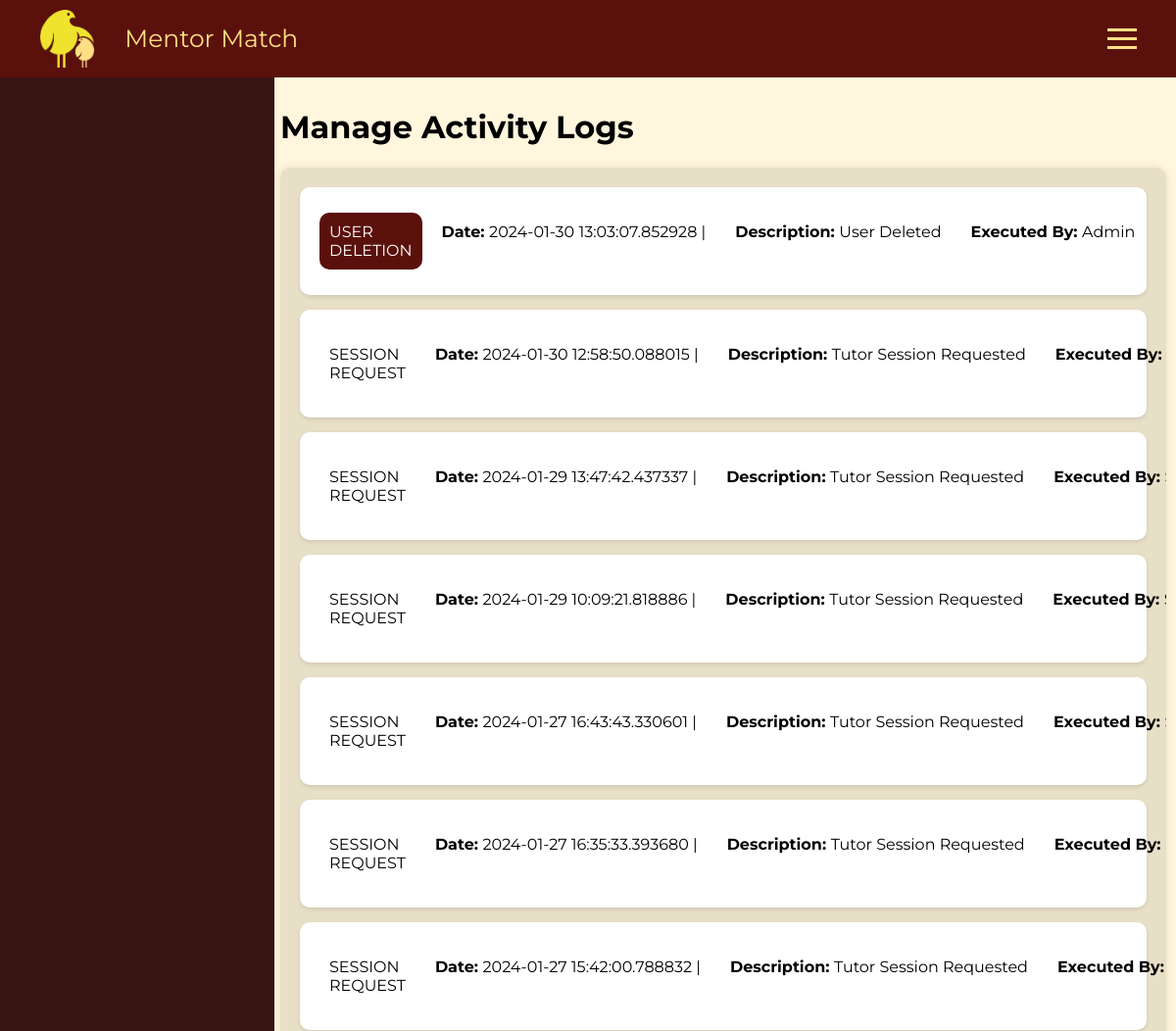
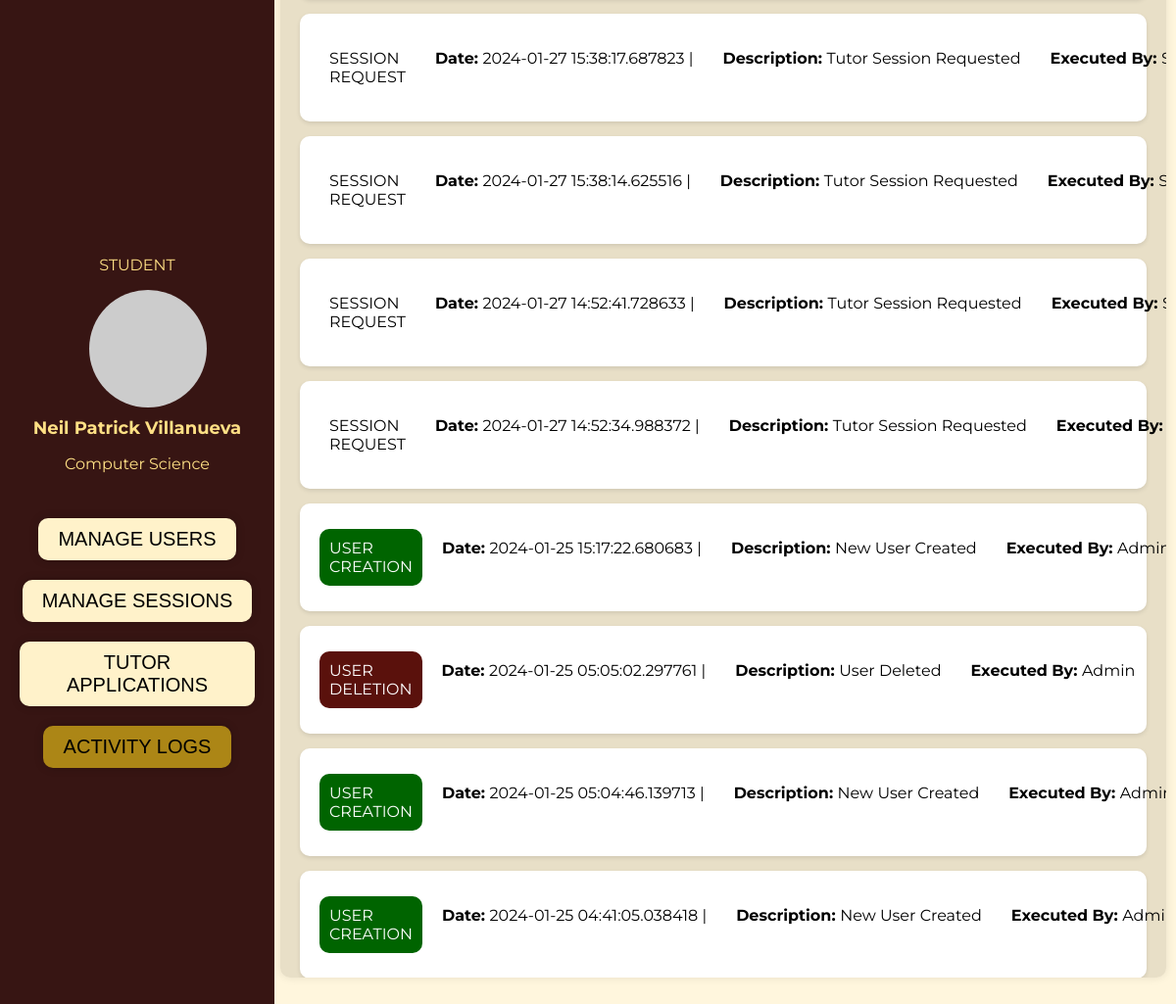
The app's page /admin/manage/logs (signed in) with its own data (2 pictures, top to bottom).
### app/models/users.py (models this page shows, shortened)
class Users(UserMixin, db.Model):
    __tablename__ = "USERS"
    id = db.Column(db.Integer, primary_key=True)
    login_name = db.Column(db.String(50), unique=True, nullable=False)
    first_name = db.Column(db.String(100), unique=False, nullable=False)
    last_name = db.Column(db.String(100), unique=False, nullable=False)
    university_number = db.Column(db.String(20), unique=True, nullable=False)
    university_email = db.Column(db.String(225), unique=True, nullable=False)
    program = db.Column(db.String(100), nullable=True)
    password = db.Column(db.String(200), nullable=False)
    account_status = db.Column(db.Integer)
    tags = db.Column(db.String(200), nullable=True)

### app/models/activity_logs.py (models this page shows)
class ActivityLog(db.Model):
    __tablename__ = "ACTIVITY_LOGS"
    id = db.Column(db.Integer, primary_key=True)
    user_id = db.Column(db.Integer, db.ForeignKey('USERS.id'))  # Use 'users.id' since 'users' is the tablename of Users model
    user = db.relationship('Users', backref='activity_logs')
    timestamp = db.Column(db.DateTime, default=datetime.utcnow)
    activity_type = db.Column(db.String(100))
    description = db.Column(db.String(500))

### app/routes/admin/admin_redirects.py (the view)
@admin_redirects_route.route("/admin/manage/logs", methods=['POST', 'GET'])
@login_required
def manage_activity_logs():
    logs = db.session.query(activity_logs.ActivityLog, users.Users) \
    .join(users.Users, activity_logs.ActivityLog.user_id == users.Users.id) \
    .order_by(activity_logs.ActivityLog.timestamp.desc()) \
    .all()
    return render_template("admin_home.html", activity_logs= logs, show_manage_users=False, show_manage_logs=True, show_session_requests=False, show_tutor_applications=False)

### app/templates/admin_home.html (shortened to what this page needs)
{% extends 'base.html' %}
{% block main %}
<div class="dashboard-container">
    <div class="admin-info">
        <p>{{account_type[current_user.account_status]}}</p>
        <div class="user-circle"></div>
        <div class="user-info">
            <h3>{{current_user.first_name + " " + current_user.last_name}}</h3>
            <p>{{current_user.program}}</p>
        </div>
    </div>
    <button class="dashboard-button" id="manageUsersBtn"
        style="background-color: {% if show_manage_users %} #AC8616 {% endif %};">MANAGE USERS</button>
    <button class="dashboard-button" id="manageSessionsBtn" style="background-color: {% if show_session_requests %} #AC8616 {% endif %};">MANAGE SESSIONS</button>
    <button class="dashboard-button" id="tutorApplicationBtn" style="background-color: {% if show_tutor_applications %} #AC8616 {% endif %};">TUTOR APPLICATIONS</button>
    <button class="dashboard-button" id="activityLogsBtn"
        style="background-color: {% if show_manage_logs %} #AC8616 {% endif %};">ACTIVITY LOGS</button>
</div>
<div class="content">
    <div id="manage-block" style="display: {% if show_manage_logs %}block{% else %}none{% endif %};">
        <h1>Manage Activity Logs</h1>
        <div class="manage-block-container" id="manageUsersContent" style="display: block;">
            {% if activity_logs %}
            {% for log, user in activity_logs %}
            <div class="manage-block-user-box">
                <div class="manage-block-user-info">
                    <p
                        class=" {% if log.activity_type == 'USER CREATION' %} user-creation-label {% elif log.activity_type == 'USER DELETION' %} user-deletion-label {% endif %}">
                        {{ log.activity_type }}</p>
                    <p class="user-name"><strong>Date: </strong> {{ log.timestamp }} |</p>
                    <p class="user-name"><strong>Description: </strong>{{ log.description }}</p>
                    <p class="user-name"><strong>Executed By: </strong>{% if user.account_status == 1 %} Admin {% elif
                        user.account_status == 2 %} Tutor {% else %} Student {% endif %}</p>
                </div>
            </div>
            {% endfor %}
            {% else %}
            <h1>No logs found.</h1>
            {% endif %}
        </div>
    </div>
</div>
{% endblock %}

### app/templates/base.html (shortened to what this page needs)
<!DOCTYPE html>
<html lang="en">
<head>
</head>
<body>
    <div class="navbar">
        <div class="logo">
            <img src="{{ url_for('static',filename='logo.png') }}" alt="Logo" href="{{ url_for('home.home')}}">
            <span>Mentor Match</span>
        </div>
        <div class="nav-button" id="toggleNav">
            <div></div>
            <div></div>
            <div></div>
        </div>
    </div>
    {% block main %}
    {% endblock %}
</body>
</html>

### app/templates/base.html (style rules this page uses)
body { font-family: Montserrat; margin: 0; padding: 0; }
.navbar { top: 0; left: 0; background-color: #5A110C; color: #FFE085; display: flex; font-size: 25px; justify-content: space-between; align-items: center; padding: 10px 20px; }
.logo { display: flex; align-items: center; }
.logo img { width: 15%; height: 15%; margin-right: 10px; }
.nav-button { color: #FFE085; border: none; padding: 10px 20px; cursor: pointer; display: flex; flex-direction: column; }
.nav-button div { width: 30px; height: 3px; background-color: #FFE085; margin: 3px 0; }

### app/templates/admin_home.html (style rules this page uses)
body, html { margin: 0; padding: 0; box-sizing: border-box; background-color: #FFF6DD; }
.dashboard-container { background-color: #371513; height: 100%; position: fixed; width: 20%; display: flex; flex-direction: column; align-items: center; justify-content: center; padding: 20px; top: 1; }
.admin-info { color: #FFE085; display: flex; flex-direction: column; align-items: center; margin-bottom: 20px; margin-top: -50%; }
.user-circle { width: 120px; height: 120px; background-color: #ccc; border-radius: 50%; margin-bottom: 10px; display: flex; justify-content: center; align-items: center; margin-left: 10%; }
.user-info { text-align: center; }
.user-info h3 { margin: 0; font-size: 18px; }
.dashboard-button { font-size: 20px; background-color: #FFF2CA; color: #000000; border: none; padding: 10px 20px; margin: 10px 0; cursor: pointer; text-align: center; min-width: 80%; max-width: 100%; border-radius: 10px; box-shadow: 0 0 10px rgba(0, 0, 0, 0.2); }
.content { margin-left: 23%; padding: 10px; }
.manage-block-container { max-width: 100%; min-height: 60vh; max-height: 60vh; margin: 0 auto; padding: 20px; background-color: #E8DFC7; box-shadow: 0 0 10px rgba(0, 0, 0, 0.1); border-radius: 10px; overflow-y: auto; }
.manage-block-user-box { background-color: #fff; padding: 10px; margin-bottom: 15px; box-shadow: 0 2px 4px rgba(0, 0, 0, 0.1); border-radius: 10px; display: flex; justify-content: space-between; }
.manage-block-user-info { display: flex; align-items: space-between; max-width: 100%; margin-left: 10px; }
.manage-block-user-info p { padding: 10px; font-size: 16px; }
.user-name { margin-left: 10px; font-size: 16px; white-space: nowrap; }
.user-creation-label { background-color: #006400; color: #FFFFFF; border-radius: 10px; }
.user-deletion-label { background-color: #5A110C; color: #FFFFFF; border-radius: 10px; }

### records on screen
Users: account_status "STUDENT", first_name+last_name "Neil Patrick Villanueva", program "Computer Science"
ActivityLog: activity_type "USER DELETION", timestamp "2024-01-30 13:03:07.852928", description "User Deleted", shows "Admin"
ActivityLog: activity_type "SESSION REQUEST", timestamp "2024-01-30 12:58:50.088015", description "Tutor Session Requested"
ActivityLog: activity_type "SESSION REQUEST", timestamp "2024-01-29 13:47:42.437337", description "Tutor Session Requested"
ActivityLog: activity_type "SESSION REQUEST", timestamp "2024-01-29 10:09:21.818886", description "Tutor Session Requested"
ActivityLog: activity_type "SESSION REQUEST", timestamp "2024-01-27 16:43:43.330601", description "Tutor Session Requested"
ActivityLog: activity_type "SESSION REQUEST", timestamp "2024-01-27 16:35:33.393680", description "Tutor Session Requested"
ActivityLog: activity_type "SESSION REQUEST", timestamp "2024-01-27 15:42:00.788832", description "Tutor Session Requested"
ActivityLog: activity_type "SESSION REQUEST", timestamp "2024-01-27 15:38:17.687823", description "Tutor Session Requested"
ActivityLog: activity_type "SESSION REQUEST", timestamp "2024-01-27 15:38:14.625516", description "Tutor Session Requested", shows "Student"
ActivityLog: activity_type "SESSION REQUEST", timestamp "2024-01-27 14:52:41.728633", description "Tutor Session Requested"
ActivityLog: activity_type "SESSION REQUEST", timestamp "2024-01-27 14:52:34.988372", description "Tutor Session Requested"
ActivityLog: activity_type "USER CREATION", timestamp "2024-01-25 15:17:22.680683", description "New User Created", shows "Admin"
ActivityLog: activity_type "USER DELETION", timestamp "2024-01-25 05:05:02.297761", description "User Deleted", shows "Admin"
ActivityLog: activity_type "USER CREATION", timestamp "2024-01-25 05:04:46.139713", description "New User Created", shows "Admin"
ActivityLog: activity_type "USER CREATION", timestamp "2024-01-25 04:41:05.038418", description "New User Created", shows "Admin"
